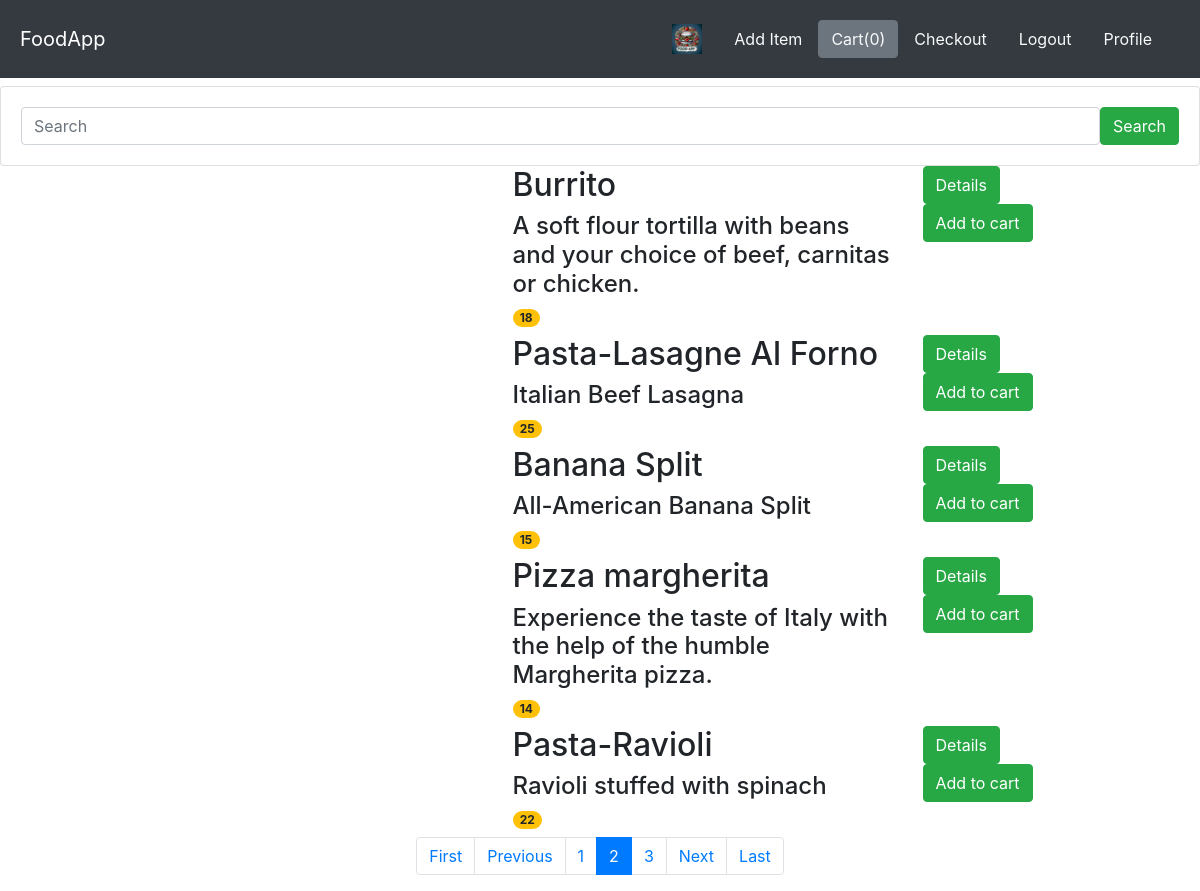
/food/?page=2 (signed in), run on the app's committed database.
### food/models.py (models this page shows, shortened)
class Item(models.Model):
    user_name = models.ForeignKey(User, on_delete=models.CASCADE, default=1)
    item_name = models.CharField(max_length=200)
    item_desc = models.CharField(max_length=200)
    item_price = models.IntegerField()
    item_image = models.CharField(max_length=500,
                                  default="https://cookinupastorm.biz/wp-content/uploads/2023/04/EmptyDinnerPlates.jpg")

### food/views.py (the view)
# urls.py: path('', views.IndexClassView.as_view(), name='index'),
class IndexClassView(ListView):
    model = Item
    template_name = 'food/index.html'
    context_object_name = 'item_list'
    paginate_by = 5
    def get_queryset(self):
        query = self.request.GET.get("item_name")
        if query:
            return Item.objects.filter(
                item_name__icontains=query)
        else:
            return Item.objects.all()

### food/templates/food/index.html (shortened to what this page needs)
{% extends 'food/base.html' %}
{% block content %}
    <div class="content">
        <div class="row">
            <div class="col-md-12">
                <form class="card card-sm">
                    <div class="card-body row no-gutters align-items-center">
                        <div class="col">
                            <input type="search" id="item_name_search" name="item_name" placeholder="Search"
                                   class="form-control form-control-borderless">
                        </div>
                        <div class="col-auto">
                            <button class="btn btn-success" type="submit">Search</button>
                        </div>
                    </div>
                </form>
            </div>
        </div>
        {% for item in item_list %}
            <div class="row">
                <div class="col-md-3 offset-md-2">
                </div>
                <div id="nm{{ item.id }}" class="col-md-4">
                    <div id="price{{ item.id }}" class=card-text>
                        <h2>{{ item.item_name }}</h2>
                        <h4>{{ item.item_desc }}</h4>
                        <h6><span class="badge badge-warning badge-pill">{{ item.item_price }}</span></h6>
                    </div>
                </div>
                <div class="col-md-2">
                    <a href="{% url 'food:detail' item.id %}" class="btn btn-success">Details</a>
                    <button id="{{ item.id }}" class="btn atc btn-success ">Add to cart</button>
                </div>
            </div>
            </div>
        {% endfor %}
    {% if is_paginated %}
        <nav aria-label="Page navigation example">
            <ul class="pagination justify-content-center">
                {% if page_obj.has_previous %}
                    <li class="page-item">
                        <a class="page-link" href="?page=1" tabindex="-1">First</a>
                    </li>
                    <li class="page-item">
                        <a class="page-link" href="?page={{ page_obj.previous_page_number }}">Previous</a>
                    </li>
                {% endif %}
                {% for i in paginator.page_range %}
                    {% if page_obj.number == i %}
                        <li class="page-item active">
                            <span class="page-link">{{ i }}</span>
                        </li>
                    {% else %}
                        <li class="page-item">
                            <a class="page-link" href="?page={{ i }}">{{ i }}</a>
                        </li>
                    {% endif %}
                {% endfor %}
                {% if page_obj.has_next %}
                    <li class="page-item">
                        <a class="page-link" href="?page={{ page_obj.next_page_number }}">Next</a>
                    </li>
                    <li class="page-item">
                        <a class="page-link" href="?page={{ paginator.num_pages }}">Last</a>
                    </li>
                {% endif %}
            </ul>
        </nav>
    {% endif %}
{% endblock %}

### food/static/food/style.css (style rules this page uses)
body { background-color: lightyellow; }

### data on the page
Item: item_name "Burrito", item_desc "A soft flour tortilla with beans and your choice of beef, carnitas or chicken.", item_price "18"
Item: item_name "Pasta-Lasagne Al Forno", item_desc "Italian Beef Lasagna", item_price "25"
Item: item_name "Banana Split", item_desc "All-American Banana Split", item_price "15"
Item: item_name "Pizza margherita", item_desc "Experience the taste of Italy with the help of the humble Margherita pizza.", item_price "14"
Item: item_name "Pasta-Ravioli", item_desc "Ravioli stuffed with spinach", item_price "22"

### other printed values
{{ i }} "1" "3"
{{ i }} "2"
